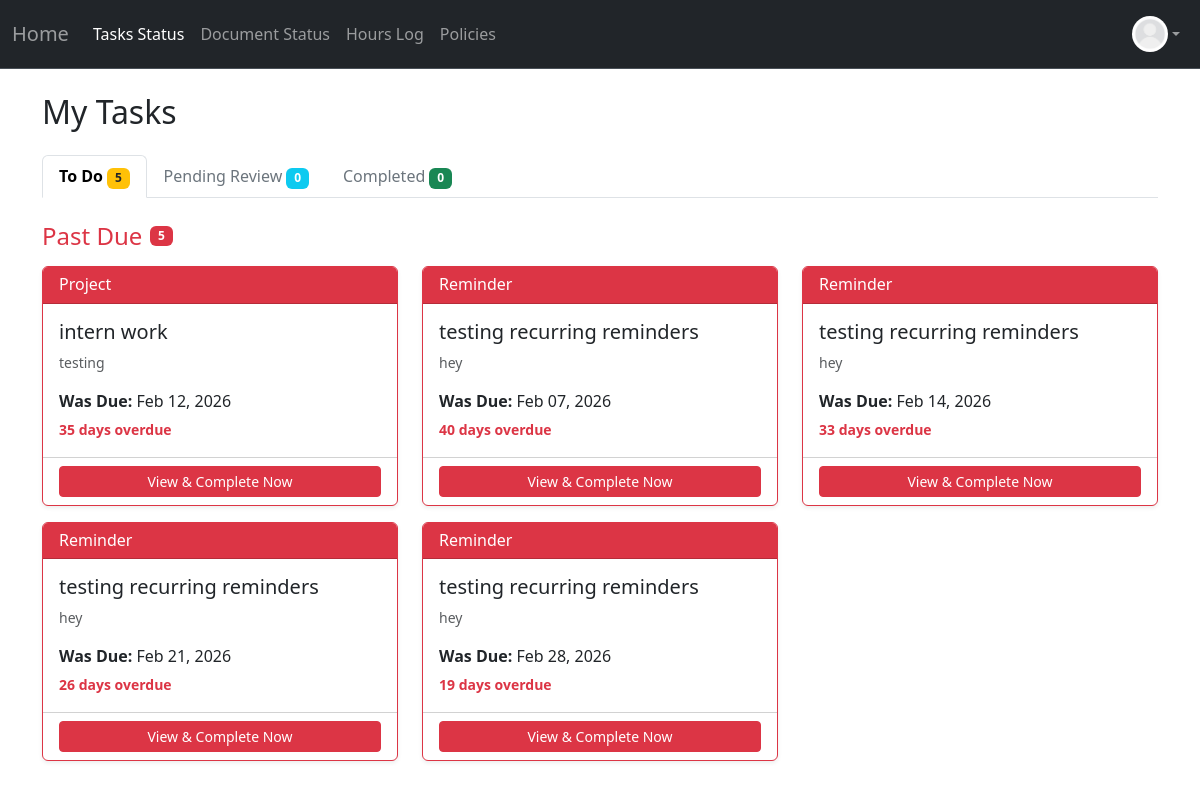
Page /my/tasks (signed in) on the earlier database version.
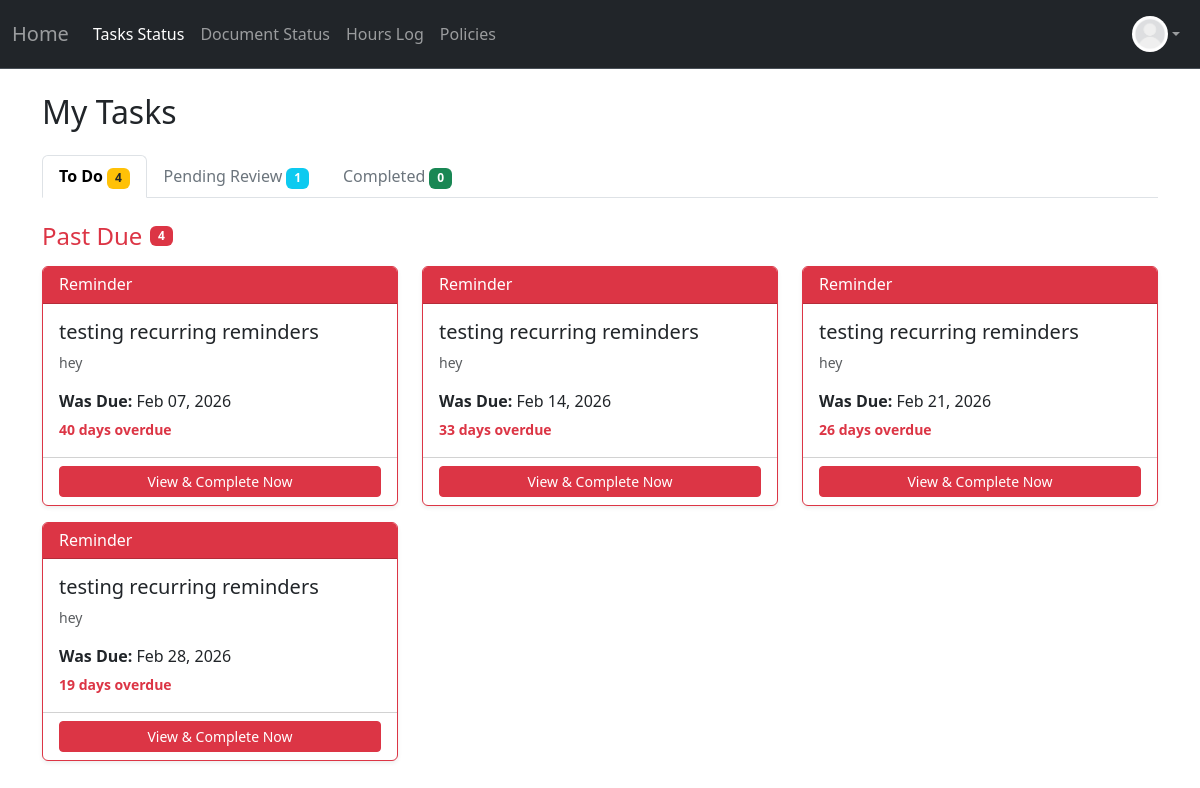
Same page on the later database version.
### project/models.py (models this page shows)
class Task(db.Model):
    __tablename__ = 'tasks'
    id = db.Column(db.Integer, primary_key=True)
    title = db.Column(db.String(200), nullable=False)
    description = db.Column(db.Text, nullable=False)
    classification = db.Column(db.String(50), nullable=False)  # 'project' or 'reminder'
    assigned_role = db.Column(db.String(50), nullable=False)   # 'intern', 'volunteer', 'board', 'specific'
    created_by = db.Column(db.Integer, db.ForeignKey('users.id'), nullable=False)
    created_at = db.Column(db.DateTime, default=datetime.utcnow)
    is_recurring = db.Column(db.Boolean, default=False)  # Whether this is a recurring reminder
    recurrence_frequency = db.Column(db.String(50), nullable=True)  # 'daily', 'weekly', 'biweekly', 'monthly'
    recurrence_end_date = db.Column(db.Date, nullable=True)  # When to stop creating new assignments
    skip_review = db.Column(db.Boolean, default=False)  # If True, reminder goes straight to 'graded' when completed
    created_by_user = db.relationship('User', foreign_keys=[created_by], backref='created_tasks', lazy=True)
    assignments: Mapped[List["TaskAssignment"]] = relationship(
        "TaskAssignment",
        back_populates="task",
        cascade="all, delete-orphan"
    )

class TaskAssignment(db.Model):
    __tablename__ = 'task_assignments'
    id: Mapped[int] = mapped_column(primary_key=True)
    task_id: Mapped[int] = mapped_column(db.ForeignKey('tasks.id'), name="fk_taskassign_task_id")
    user_id: Mapped[int] = mapped_column(db.ForeignKey('users.id'), name="fk_taskassign_user_id")
    due_date: Mapped[datetime] = mapped_column(DateTime, nullable=False)
    status: Mapped[str] = mapped_column(default="pending")
    upload: Mapped[bool] = mapped_column(default=False)
    filename: Mapped[str] = mapped_column(nullable=True)
    score: Mapped[float] = mapped_column(nullable=True)
    comments: Mapped[str] = mapped_column(default="")
    task: Mapped["Task"] = relationship("Task", back_populates="assignments")
    user: Mapped["User"] = relationship("User", back_populates="task_assignments")

### app.py (the view)
@app.route("/my/tasks", methods=["GET"])
@login_required
@permission_required('volunteer')
def my_tasks():
    from datetime import datetime, timedelta
    assignments = TaskAssignment.query.filter_by(user_id=current_user.id).all()
    assigned_tasks = [a for a in assignments if a.status == "pending"]
    pending_review = [a for a in assignments if a.status == "done"]
    completed_tasks = [a for a in assignments if a.status == "graded"]
    today = datetime.now().date()
    week_start = today - timedelta(days=today.weekday())  # Monday of current week
    week_end = week_start + timedelta(days=6)  # Sunday of current week
    next_week_start = week_end + timedelta(days=1)  # Monday of next week
    next_week_end = next_week_start + timedelta(days=6)  # Sunday of next week
    overdue_tasks = []
    today_tasks = []
    this_week_tasks = []
    next_week_tasks = []
    later_tasks = []
    for assignment in assigned_tasks:
        due_date = assignment.due_date.date() if assignment.due_date else None
        if due_date:
            if due_date < today:
                overdue_tasks.append(assignment)
            elif due_date == today:
                today_tasks.append(assignment)
            elif week_start <= due_date <= week_end:
                this_week_tasks.append(assignment)
            elif next_week_start <= due_date <= next_week_end:
                next_week_tasks.append(assignment)
            else:
                later_tasks.append(assignment)
        else:
            later_tasks.append(assignment)
    return render_template("my_tasks.html",
                         assigned=assigned_tasks,
                         pending=pending_review,
                         completed=completed_tasks,
                         overdue_tasks=overdue_tasks,
                         today_tasks=today_tasks,
                         this_week_tasks=this_week_tasks,
                         next_week_tasks=next_week_tasks,
                         later_tasks=later_tasks,
                         today=today)

### app.py (called while the page is built)
@app.context_processor
def inject_now():
    return {
        'now': datetime.now,
        'today': date.today
    }

### project/models.py (called while the page is built)
@login_manager.user_loader
def load_user(user_id):
    return User.query.get(user_id)

### project/templates/my_tasks.html (shortened to what the changed rows need)
{% extends "base.html" %}
{% block content %}
<div class="container mt-4">
    <h2 class="mb-4">
         My Tasks
    </h2>
    <ul class="nav nav-tabs mb-4" id="taskTabs" role="tablist">
        <li class="nav-item" role="presentation">
            <button class="nav-link active" id="assigned-tab" data-bs-toggle="tab" data-bs-target="#assigned" type="button">
                 To Do
                <span class="badge bg-warning text-dark">{{ assigned|length }}</span>
            </button>
        </li>
        <li class="nav-item" role="presentation">
            <button class="nav-link" id="pending-tab" data-bs-toggle="tab" data-bs-target="#pending" type="button">
                 Pending Review
                <span class="badge bg-info">{{ pending|length }}</span>
            </button>
        </li>
    </ul>
    <div class="tab-content" id="taskTabsContent">
        <div class="tab-pane fade show active" id="assigned" role="tabpanel">
            {% if assigned %}
                {% if overdue_tasks %}
                <div class="mb-4">
                    <div class="d-flex align-items-center mb-3">
                        <h4 class="text-danger mb-0">
                             Past Due
                        </h4>
                        <span class="badge bg-danger ms-2">{{ overdue_tasks|length }}</span>
                    </div>
                    <div class="row">
                        {% for assignment in overdue_tasks %}
                            {% set task = assignment.task %}
                            <div class="col-md-6 col-lg-4 mb-3">
                                <div class="card h-100 shadow-sm task-card border-danger">
                                    <div class="card-header bg-danger text-white">
                                        <div class="d-flex justify-content-between align-items-center">
                                            <h6 class="mb-0">
                                                {{ task.classification|title }}
                                            </h6>
                                        </div>
                                    </div>
                                    <div class="card-body">
                                        <h5 class="card-title">{{ task.title }}</h5>
                                        <p class="card-text text-muted small">
                                            {{ task.description[:100] }}{% if task.description|length > 100 %}...{% endif %}
                                        </p>
                                        <p class="mb-1">
                                            <strong>Was Due:</strong> {{ assignment.due_date.strftime('%b %d, %Y') }}
                                        </p>
                                        <p class="mb-0">
                                            <small class="text-danger fw-bold">
                                                {% set days_overdue = (today - assignment.due_date.date()).days %}
                                                {{ days_overdue }} day{% if days_overdue != 1 %}s{% endif %} overdue
                                            </small>
                                        </p>
                                    </div>
                                    <div class="card-footer bg-transparent">
                                        <a href="{{ url_for('view_task', assignment_id=assignment.id) }}" class="btn btn-danger btn-sm w-100">
                                             View & Complete Now
                                        </a>
                                    </div>
                                </div>
                            </div>
                        {% endfor %}
                    </div>
                </div>
                {% endif %}
            {% else %}
                <div class="alert alert-info">
                    <i class="fas fa-info-circle"></i> No tasks to do right now. Great job staying on top of things!
                </div>
            {% endif %}
        </div>
    </div>
</div>
{% endblock %}

Differences in the rows shown:
no longer on this page (row edited): TaskAssignment: due_date "Feb 12, 2026", days_overdue "35"
no longer on this page (row edited): Task: classification "Project", title "intern work", description "testing"
Other differences:
{{ assigned|length }}: "5" → "4"
{{ pending|length }}: "0" → "1"
{{ overdue_tasks|length }}: "5" → "4"
